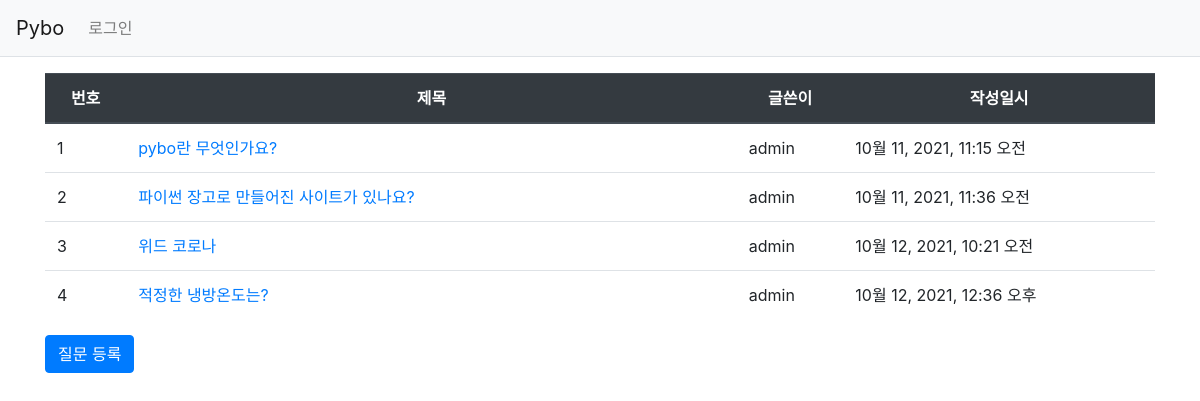
Before: / with the older database file.
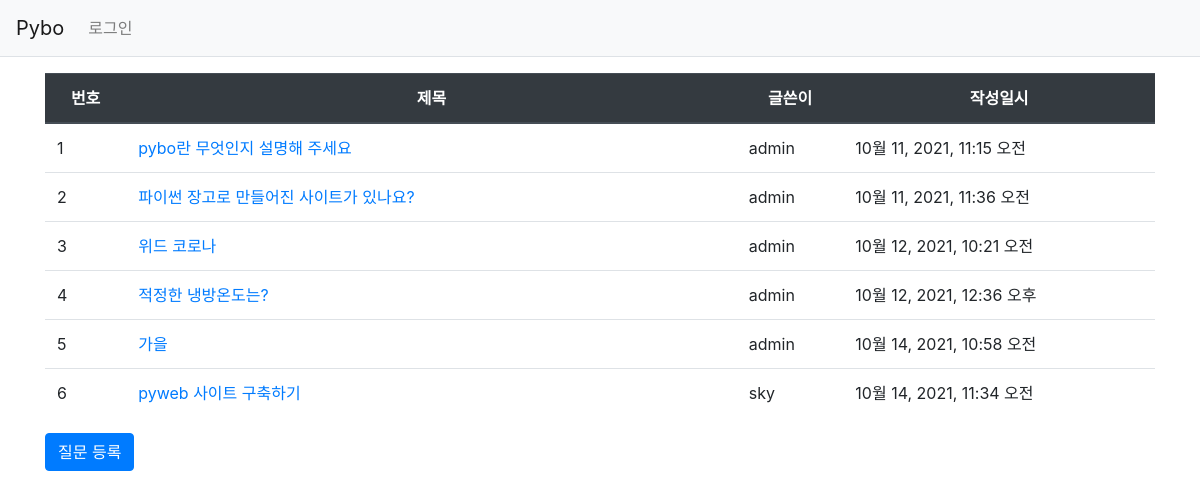
After: the same page with the newer database file.
### pybo/models.py (models this page shows, shortened)
class Question(models.Model):
    author = models.ForeignKey(User, on_delete=models.CASCADE)
    subject = models.CharField(max_length=200)
    content = models.TextField()
    create_date = models.DateTimeField()
    modify_date = models.DateTimeField(null=True, blank=True)

### pybo/views.py (the view)
# urls.py: path('', views.index),                      # 127.0.0.1:8000/
def index(request):
    question_list = Question.objects.all()
    context = {'question_list':question_list}
    return render(request, 'pybo/question_list.html', context)

### templates/pybo/question_list.html
{% extends 'base.html' %}
{% block content %}
<div class="container my-3">
    <table class="table">
        <thead>
        <tr class="text-center thead-dark">
            <th>번호</th>
            <th style="width: 55%">제목</th>
            <th>글쓴이</th>
            <th>작성일시</th>
        </tr>
        </thead>
        <tbody>
        {% if question_list %}
            {% for question in question_list %}
            <tr>
                <td>{{ forloop.counter }}</td>
                <td>
                    <a href="{% url 'pybo:detail' question.id %}">
                        {{ question.subject }}
                    </a>
                </td>
                <td>{{ question.author.username }}</td>
                <td>{{ question.create_date }}</td>
            </tr>
            {% endfor %}
        {% endif %}
        </tbody>
    </table>
    <a href="{% url 'pybo:question_create' %}" class="btn btn-primary">질문 등록</a>
</div>
{% endblock %}

### templates/base.html (shortened to what this page needs)
{% load static %}
<!DOCTYPE html>
<html lang="en">
<head>
    <link rel="stylesheet" href="{% static 'pybo/css/bootstrap.css' %}">
</head>
<body>
{% include 'navbar.html' %}
{% block content %}
{% endblock %}
</body>
</html>

### templates/navbar.html (shortened to what this page needs)
<!DOCTYPE html>
<html lang="en">
<head>
</head>
<body>
    <nav class="navbar navbar-expand-lg navbar-light bg-light border-bottom">
        <a class="navbar-brand" href="{% url 'pybo:index' %}">Pybo</a>
        <div class="collapse navbar-collapse flex-grow-0" id="navbarNav">
            <ul class="navbar-nav">
                <li class="nav-item">
                    {% if user.is_authenticated %}
                        <a class="nav-link" href="{% url 'common:logout' %}">{{ user.username }}(로그아웃)</a>
                    {% else %}
                        <a class="nav-link" href="{% url 'common:login' %}">로그인</a>
                    {% endif %}
                </li>
            </ul>
        </div>
    </nav>
</body>
</html>

Changed rows visible on the page:
changed Question: subject "pybo란 무엇인가요?" → "pybo란 무엇인지 설명해 주세요"
added Question: subject "가을", author.username "admin", create_date "10월 14, 2021, 10:58 오전"
added Question: subject "pyweb 사이트 구축하기", author.username "sky", create_date "10월 14, 2021, 11:34 오전"
